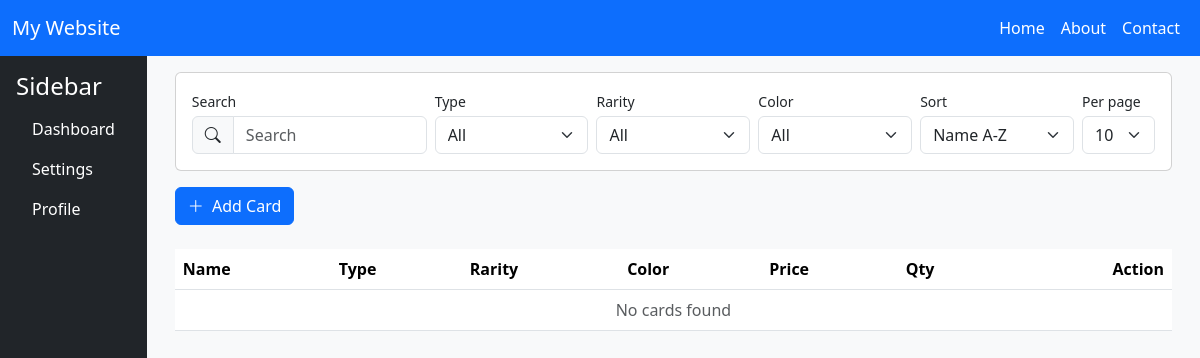
Before: / with the older database file.
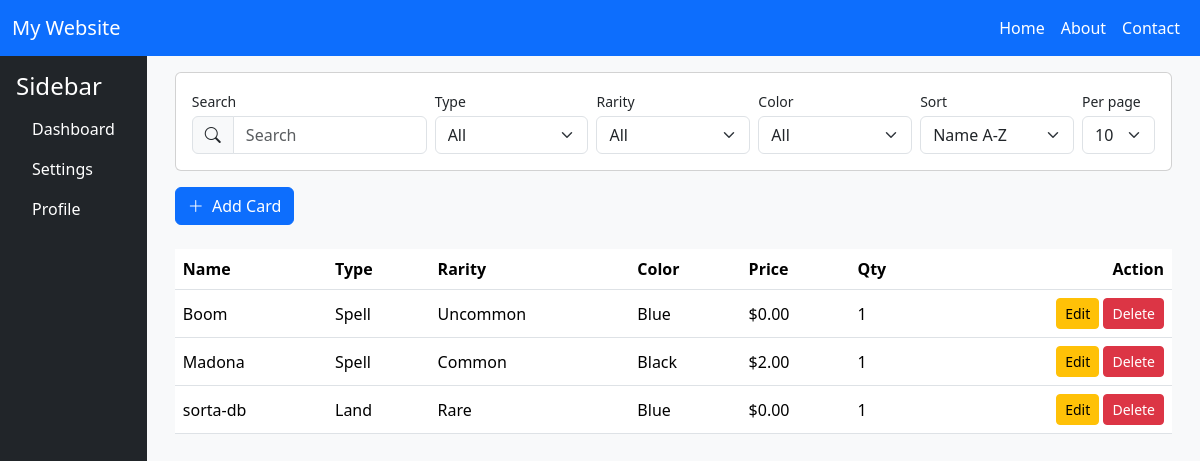
After: the same page with the newer database file.
### cards/models.py (models this page shows, shortened)
class Card(models.Model):
    CARD_TYPE_CHOICES = [
        ("creature", "Creature"),
        ("spell", "Spell"),
        ("artifact", "Artifact"),
        ("land", "Land"),
    ]
    RARITY_CHOICES = [
        ("common", "Common"),
        ("uncommon", "Uncommon"),
        ("rare", "Rare"),
        ("mythic", "Mythic"),
    ]
    COLOR_CHOICES = [
        ("white", "White"),
        ("blue", "Blue"),
        ("black", "Black"),
        ("red", "Red"),
        ("green", "Green"),
        ("colorless", "Colorless"),
    ]
    name = models.CharField(max_length=255)
    type = models.CharField(max_length=50, choices=CARD_TYPE_CHOICES, blank=True)
    rarity = models.CharField(max_length=50, choices=RARITY_CHOICES, blank=True)
    color = models.CharField(max_length=50, choices=COLOR_CHOICES, blank=True)
    price = models.DecimalField(max_digits=10, decimal_places=2, default=0.00)
    quantity = models.PositiveIntegerField(default=1)
    created_at = models.DateTimeField(auto_now=True)
    objects = CardQuerySet.as_manager()

### cards/views.py (the view)
# urls.py: path("", views.home, name="home"),
def home(request):
    return render_filtered_cards(request, full_page=True)

### cards/models.py (called while the page is built)
    def of_type(self, type_value):
        if type_value:
            return self.filter(type=type_value)
        return self

    def of_rarity(self, rarity_value):
        if rarity_value:
            return self.filter(rarity=rarity_value)
        return self

    def of_color(self, color_value):
        if color_value:
            return self.filter(color=color_value)
        return self

    def search(self, term):
        if term:
            return self.filter(
                models.Q(name__icontains=term) |
                models.Q(type__icontains=term) |
                models.Q(rarity__icontains=term)
            )
        return self

### cards/templates/home.html (shortened to what this page needs)
{% extends 'main.html' %}
{% load static %}
{% block content %}
<section id="inventorySection">
    <div class="container-fluid">
      {% include 'toolbar.html' %}
      <table class="table align-middle mb-0">
          <thead>
              <tr>
                  <th>Name</th>
                  <th class="d-none d-md-table-cell">Type</th>
                  <th class="d-none d-md-table-cell">Rarity</th>
                  <th class="d-none d-lg-table-cell">Color</th>
                  <th class="d-none d-lg-table-cell">Price</th>
                  <th class="d-none d-lg-table-cell">Qty</th>
                  <th class="text-end d-none d-sm-table-cell">Action</th>
              </tr>
          </thead>
          <tbody id="cardsTbody">
              {% include 'cards_table.html' %}
          </tbody>
      </table>
    </div>
</section>
{% endblock %}

### templates/main.html (shortened to what this page needs)
<!DOCTYPE html>
{% load static %}
<html lang="en">
<head>
    <link href="https://cdn.jsdelivr.net/npm/bootstrap@5.3.8/dist/css/bootstrap.min.css" rel="stylesheet">
    <link href="https://cdn.jsdelivr.net/npm/bootstrap-icons@1.11.3/font/bootstrap-icons.css" rel="stylesheet">
</head>
<body>
    {% include 'partials/navbar.html' %}
    <div class="container-fluid">
        <div class="row">
            {% include 'partials/sidebar.html' %}
            <div class="col bg-light p-3">
                {% block content %}{% endblock %}
            </div>
        </div>
    </div>
</body>
</html>

### templates/partials/navbar.html (shortened to what this page needs)
<nav class="navbar navbar-expand-lg navbar-dark bg-primary">
  <div class="container-fluid">
    <a class="navbar-brand" href="#">My Website</a>
    <div class="collapse navbar-collapse" id="navbarNav">
      <ul class="navbar-nav ms-auto">
        <li class="nav-item"><a class="nav-link text-white" href="#">Home</a></li>
        <li class="nav-item"><a class="nav-link text-white" href="#">About</a></li>
        <li class="nav-item"><a class="nav-link text-white" href="#">Contact</a></li>
      </ul>
    </div>
  </div>
</nav>

### templates/partials/sidebar.html
<div class="col-auto bg-dark text-white vh-100 p-3">
<h4>Sidebar</h4>
<ul class="nav flex-column">
    <li class="nav-item"><a href="#" class="nav-link text-white">Dashboard</a></li>
    <li class="nav-item"><a href="#" class="nav-link text-white">Settings</a></li>
    <li class="nav-item"><a href="#" class="nav-link text-white">Profile</a></li>
</ul>
</div>

### cards/templates/toolbar.html (shortened to what this page needs)
<div class="card mb-3">
  <div class="card-body">
    <div class="row g-2 align-items-end">
      <div class="col-12 col-md-6 col-xl-3">
        <label for="mainSearchInput" class="form-label small mb-1">Search</label>
        <div class="input-group">
          <span class="input-group-text"><i class="bi bi-search"></i></span>
          <input type="text" id="mainSearchInput" class="form-control" placeholder="Search" value="{{search_query}}">
        </div>
      </div>
      <div class="col-6 col-md-3 col-xl-2">
        <label for="filterType" class="form-label small mb-1">Type</label>
          <select id="filterType" class="form-select">
              <option value="">All</option>
          </select>
      </div>
      <div class="col-6 col-md-3 col-xl-2">
        <label for="filterRarity" class="form-label small mb-1">Rarity</label>
          <select id="filterRarity" class="form-select">
              <option value="">All</option>
          </select>
      </div>
      <div class="col-6 col-md-3 col-xl-2">
        <label for="filterColor" class="form-label small mb-1">Color</label>
          <select id="filterColor" class="form-select">
              <option value="">All</option>
          </select>
      </div>
      <div class="col-6 col-md-3 col-xl-2">
        <label for="sortBy" class="form-label small mb-1">Sort</label>
          <select id="sortBy" class="form-select">
              <option value="name:asc" {% if sort == "name:asc" %}selected{% endif %}>Name A-Z</option>
          </select>
      </div>
      <div class="col-6 col-md-3 col-xl-1">
        <label for="itemsPerPage" class="form-label small mb-1">Per page</label>
          <select id="itemsPerPage" class="form-select">
              <option value="10" {% if per_page == "10" %}selected{% endif %}>10</option>
          </select>
      </div>
    </div>
  </div>
</div>
<div class="col-12 d-flex justify-content-start mb-4">
  <button class="btn btn-primary" id="addCardBtn" data-url="{% url 'add_card' %}">
      <i class="bi bi-plus-lg me-1"></i> Add Card
  </button>
</div>

### cards/templates/cards_table.html
{% for card in cards %}
    {% include 'partials/cards_table_row.html' %}
{% empty %}
<tr>
    <td colspan="7" class="text-center text-muted">No cards found</td>
</tr>
{% endfor %}

### templates/partials/cards_table_row.html
<tr>
    <td>{{ card.name }}</td>
    <td class="d-none d-md-table-cell">{{ card.get_type_display }}</td>
    <td class="d-none d-md-table-cell">{{ card.get_rarity_display }}</td>
    <td class="d-none d-lg-table-cell">{{ card.get_color_display }}</td>
    <td class="d-none d-lg-table-cell">${{ card.price }}</td>
    <td class="d-none d-lg-table-cell">{{ card.quantity }}</td>
    <td class="text-end d-none d-sm-table-cell">
        <button class="btn btn-sm btn-warning edit-btn" data-url="{% url 'edit_card' card.pk %}">Edit</button>
        <button class="btn btn-sm btn-danger delete-btn" data-url="{% url 'delete_card' card.pk %}">Delete</button>
    </td>
</tr>

Changed rows visible on the page:
added Card: name "Boom", type "Spell", rarity "Uncommon", color "Blue", price "0.00", quantity "1"
added Card: name "Madona", type "Spell", rarity "Common", color "Black", price "2.00", quantity "1"
added Card: name "sorta-db", type "Land", rarity "Rare", color "Blue", price "0.00", quantity "1"
Other visible differences:
text no longer shown: "No cards found"
